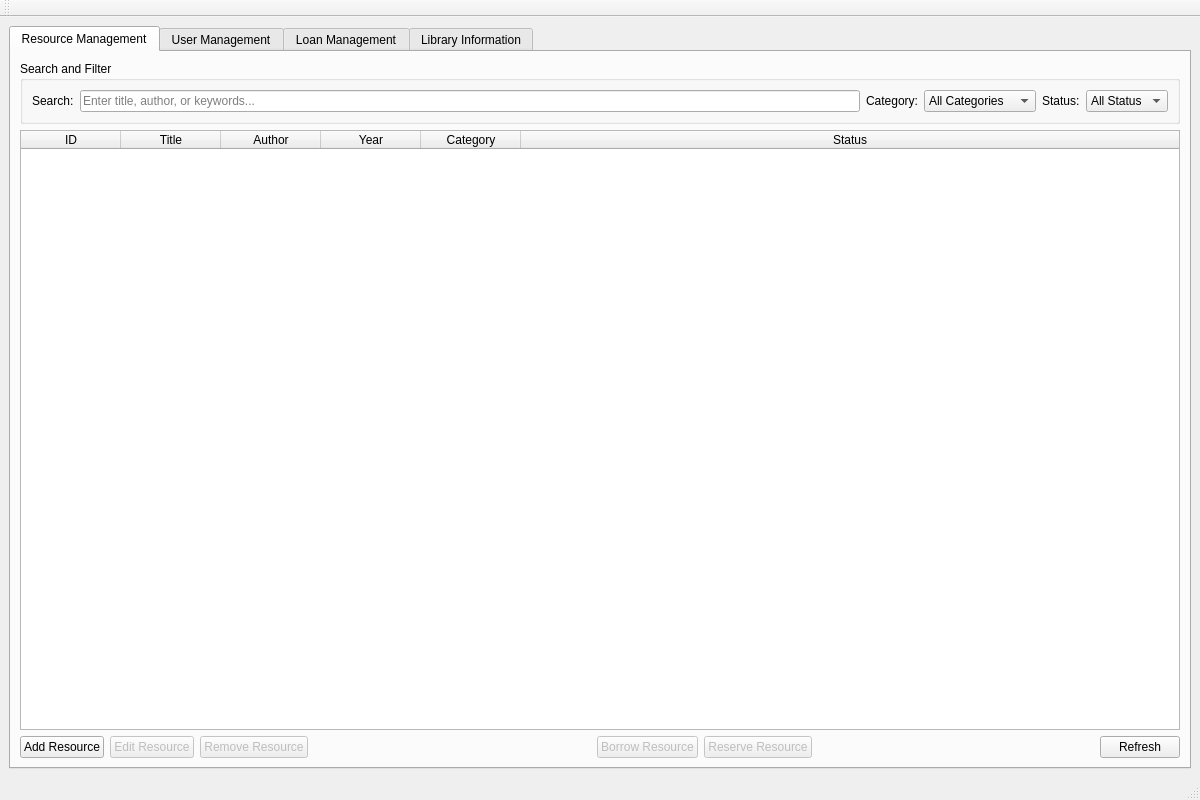
<?xml version="1.0" encoding="UTF-8"?>
<ui version="4.0">
 <class>MainWindow</class>
 <widget class="QMainWindow" name="MainWindow">
  <property name="geometry">
   <rect>
    <x>0</x>
    <y>0</y>
    <width>1200</width>
    <height>800</height>
   </rect>
  </property>
  <property name="windowTitle">
   <string>ENSIARY - Library Management System</string>
  </property>
  <property name="windowIcon">
   <iconset>
    <normaloff>:/icons/library.png</normaloff>:/icons/library.png</iconset>
  </property>
  <widget class="QWidget" name="centralwidget">
   <layout class="QVBoxLayout" name="verticalLayout">
    <item>
     <widget class="QTabWidget" name="tabWidget">
      <property name="currentIndex">
       <number>0</number>
      </property>
      <widget class="QWidget" name="resourceTab">
       <attribute name="title">
        <string>Resource Management</string>
       </attribute>
       <layout class="QVBoxLayout" name="resourceLayout">
        <item>
         <widget class="QGroupBox" name="searchGroupBox">
          <property name="title">
           <string>Search and Filter</string>
          </property>
          <layout class="QHBoxLayout" name="searchLayout">
           <item>
            <widget class="QLabel" name="searchLabel">
             <property name="text">
              <string>Search:</string>
             </property>
            </widget>
           </item>
           <item>
            <widget class="QLineEdit" name="resourceSearchEdit">
             <property name="placeholderText">
              <string>Enter title, author, or keywords...</string>
             </property>
            </widget>
           </item>
           <item>
            <widget class="QLabel" name="categoryLabel">
             <property name="text">
              <string>Category:</string>
             </property>
            </widget>
           </item>
           <item>
            <widget class="QComboBox" name="resourceCategoryFilter">
             <item>
              <property name="text">
               <string>All Categories</string>
              </property>
             </item>
             <item>
              <property name="text">
               <string>Book</string>
              </property>
             </item>
             <item>
              <property name="text">
               <string>Article</string>
              </property>
             </item>
             <item>
              <property name="text">
               <string>Thesis</string>
              </property>
             </item>
             <item>
              <property name="text">
               <string>Digital Content</string>
              </property>
             </item>
            </widget>
           </item>
           <item>
            <widget class="QLabel" name="statusLabel">
             <property name="text">
              <string>Status:</string>
             </property>
            </widget>
           </item>
           <item>
            <widget class="QComboBox" name="resourceStatusFilter">
             <item>
              <property name="text">
               <string>All Status</string>
              </property>
             </item>
             <item>
              <property name="text">
               <string>Available</string>
              </property>
             </item>
             <item>
              <property name="text">
               <string>Borrowed</string>
              </property>
             </item>
             <item>
              <property name="text">
               <string>Reserved</string>
              </property>
             </item>
            </widget>
           </item>
          </layout>
         </widget>
        </item>
        <item>
         <widget class="QTableWidget" name="resourceTable">
          <property name="alternatingRowColors">
           <bool>true</bool>
          </property>
          <property name="selectionBehavior">
           <enum>QAbstractItemView::SelectionBehavior::SelectRows</enum>
          </property>
          <attribute name="horizontalHeaderStretchLastSection">
           <bool>true</bool>
          </attribute>
          <column>
           <property name="text">
            <string>ID</string>
           </property>
          </column>
          <column>
           <property name="text">
            <string>Title</string>
           </property>
          </column>
          <column>
           <property name="text">
            <string>Author</string>
           </property>
          </column>
          <column>
           <property name="text">
            <string>Year</string>
           </property>
          </column>
          <column>
           <property name="text">
            <string>Category</string>
           </property>
          </column>
          <column>
           <property name="text">
            <string>Status</string>
           </property>
          </column>
         </widget>
        </item>
        <item>
         <layout class="QHBoxLayout" name="resourceButtonLayout">
          <item>
           <widget class="QPushButton" name="addResourceBtn">
            <property name="text">
             <string>Add Resource</string>
            </property>
           </widget>
          </item>
          <item>
           <widget class="QPushButton" name="editResourceBtn">
            <property name="enabled">
             <bool>false</bool>
            </property>
            <property name="text">
             <string>Edit Resource</string>
            </property>
           </widget>
          </item>
          <item>
           <widget class="QPushButton" name="removeResourceBtn">
            <property name="enabled">
             <bool>false</bool>
            </property>
            <property name="text">
             <string>Remove Resource</string>
            </property>
           </widget>
          </item>
          <item>
           <spacer name="horizontalSpacer">
            <property name="orientation">
             <enum>Qt::Orientation::Horizontal</enum>
            </property>
            <property name="sizeHint" stdset="0">
             <size>
              <width>40</width>
              <height>20</height>
             </size>
            </property>
           </spacer>
          </item>
          <item>
           <widget class="QPushButton" name="borrowResourceBtn">
            <property name="enabled">
             <bool>false</bool>
            </property>
            <property name="text">
             <string>Borrow Resource</string>
            </property>
           </widget>
          </item>
          <item>
           <widget class="QPushButton" name="reserveResourceBtn">
            <property name="enabled">
             <bool>false</bool>
            </property>
            <property name="text">
             <string>Reserve Resource</string>
            </property>
           </widget>
          </item>
          <item>
           <spacer name="horizontalSpacer_2">
            <property name="orientation">
             <enum>Qt::Orientation::Horizontal</enum>
            </property>
            <property name="sizeHint" stdset="0">
             <size>
              <width>40</width>
              <height>20</height>
             </size>
            </property>
           </spacer>
          </item>
          <item>
           <widget class="QPushButton" name="refreshResourcesBtn">
            <property name="text">
             <string>Refresh</string>
            </property>
           </widget>
          </item>
         </layout>
        </item>
       </layout>
      </widget>
      <widget class="QWidget" name="userTab">
       <attribute name="title">
        <string>User Management</string>
       </attribute>
       <layout class="QVBoxLayout" name="userLayout">
        <item>
         <widget class="QGroupBox" name="userSearchGroupBox">
          <property name="title">
           <string>Search and Filter</string>
          </property>
          <layout class="QHBoxLayout" name="userSearchLayout">
           <item>
            <widget class="QLabel" name="userSearchLabel">
             <property name="text">
              <string>Search:</string>
             </property>
            </widget>
           </item>
           <item>
            <widget class="QLineEdit" name="userSearchEdit">
             <property name="placeholderText">
              <string>Enter name, email, or user ID...</string>
             </property>
            </widget>
           </item>
           <item>
            <widget class="QLabel" name="userTypeLabel">
             <property name="text">
              <string>Type:</string>
             </property>
            </widget>
           </item>
           <item>
            <widget class="QComboBox" name="userTypeFilter">
             <item>
              <property name="text">
               <string>All Types</string>
              </property>
             </item>
             <item>
              <property name="text">
               <string>Student</string>
              </property>
             </item>
             <item>
              <property name="text">
               <string>Faculty</string>
              </property>
             </item>
             <item>
              <property name="text">
               <string>Staff</string>
              </property>
             </item>
             <item>
              <property name="text">
               <string>Public</string>
              </property>
             </item>
            </widget>
           </item>
           <item>
            <widget class="QLabel" name="userStatusLabel">
             <property name="text">
              <string>Status:</string>
             </property>
            </widget>
           </item>
           <item>
            <widget class="QComboBox" name="userStatusFilter">
             <item>
              <property name="text">
               <string>All Status</string>
              </property>
             </item>
             <item>
              <property name="text">
               <string>Active</string>
              </property>
             </item>
             <item>
              <property name="text">
               <string>Inactive</string>
              </property>
             </item>
             <item>
              <property name="text">
               <string>Suspended</string>
              </property>
             </item>
            </widget>
           </item>
          </layout>
         </widget>
        </item>
        <item>
         <widget class="QTableWidget" name="userTable">
          <property name="alternatingRowColors">
           <bool>true</bool>
          </property>
          <property name="selectionBehavior">
           <enum>QAbstractItemView::SelectionBehavior::SelectRows</enum>
          </property>
          <attribute name="horizontalHeaderStretchLastSection">
           <bool>true</bool>
          </attribute>
          <column>
           <property name="text">
            <string>ID</string>
           </property>
          </column>
          <column>
           <property name="text">
            <string>Name</string>
           </property>
          </column>
          <column>
           <property name="text">
            <string>Email</string>
           </property>
          </column>
          <column>
           <property name="text">
            <string>Type</string>
           </property>
          </column>
          <column>
           <property name="text">
            <string>Status</string>
           </property>
          </column>
         </widget>
        </item>
        <item>
         <layout class="QHBoxLayout" name="userButtonLayout">
          <item>
           <widget class="QPushButton" name="addUserBtn">
            <property name="text">
             <string>Add User</string>
            </property>
           </widget>
          </item>
          <item>
           <widget class="QPushButton" name="editUserBtn">
            <property name="enabled">
             <bool>false</bool>
            </property>
            <property name="text">
             <string>Edit User</string>
            </property>
           </widget>
          </item>
          <item>
           <widget class="QPushButton" name="removeUserBtn">
            <property name="enabled">
             <bool>false</bool>
            </property>
            <property name="text">
             <string>Remove User</string>
            </property>
           </widget>
          </item>
          <item>
           <spacer name="horizontalSpacer_3">
            <property name="orientation">
             <enum>Qt::Orientation::Horizontal</enum>
            </property>
            <property name="sizeHint" stdset="0">
             <size>
              <width>40</width>
              <height>20</height>
             </size>
            </property>
           </spacer>
          </item>
          <item>           <widget class="QPushButton" name="viewUserLoansBtn">
            <property name="enabled">
             <bool>false</bool>
            </property>
            <property name="text">
             <string>View Loans</string>
            </property>
           </widget>
          </item>
          <item>
           <widget class="QPushButton" name="manageReservationsBtn">
            <property name="text">
             <string>Manage Reservations</string>
            </property>
            <property name="toolTip">
             <string>Open reservation management panel</string>
            </property>
           </widget>
          </item>
          <item>
           <spacer name="horizontalSpacer_4">
            <property name="orientation">
             <enum>Qt::Orientation::Horizontal</enum>
            </property>
            <property name="sizeHint" stdset="0">
             <size>
              <width>40</width>
              <height>20</height>
             </size>
            </property>
           </spacer>
          </item>
          <item>
           <widget class="QPushButton" name="refreshUsersBtn">
            <property name="text">
             <string>Refresh</string>
            </property>
           </widget>
          </item>
         </layout>
        </item>
       </layout>
      </widget>
      <widget class="QWidget" name="loanTab">
       <attribute name="title">
        <string>Loan Management</string>
       </attribute>
       <layout class="QVBoxLayout" name="loanLayout">
        <item>
         <widget class="QSplitter" name="loanSplitter">
          <property name="orientation">
           <enum>Qt::Orientation::Vertical</enum>
          </property>
          <widget class="QWidget" name="activeLoansWidget">
           <layout class="QVBoxLayout" name="activeLoansLayout">
            <item>
             <widget class="QLabel" name="activeLoansLabel">
              <property name="styleSheet">
               <string notr="true">font-size: 12px; font-weight: bold;</string>
              </property>
              <property name="text">
               <string>Active Loans</string>
              </property>
             </widget>
            </item>
            <item>
             <widget class="QTableWidget" name="activeLoanTable">
              <property name="alternatingRowColors">
               <bool>true</bool>
              </property>
              <property name="selectionBehavior">
               <enum>QAbstractItemView::SelectionBehavior::SelectRows</enum>
              </property>
              <column>
               <property name="text">
                <string>Loan ID</string>
               </property>
              </column>
              <column>
               <property name="text">
                <string>User</string>
               </property>
              </column>
              <column>
               <property name="text">
                <string>Resource</string>
               </property>
              </column>
              <column>
               <property name="text">
                <string>Borrow Date</string>
               </property>
              </column>
              <column>
               <property name="text">
                <string>Due Date</string>
               </property>
              </column>
              <column>
               <property name="text">
                <string>Status</string>
               </property>
              </column>
             </widget>
            </item>
           </layout>
          </widget>
          <widget class="QWidget" name="overdueLoansWidget">
           <layout class="QVBoxLayout" name="overdueLoansLayout">
            <item>
             <widget class="QLabel" name="overdueLoansLabel">
              <property name="styleSheet">
               <string notr="true">font-size: 12px; font-weight: bold; color: red;</string>
              </property>
              <property name="text">
               <string>Overdue Loans</string>
              </property>
             </widget>
            </item>
            <item>
             <widget class="QTableWidget" name="overdueLoanTable">
              <property name="alternatingRowColors">
               <bool>true</bool>
              </property>
              <property name="selectionBehavior">
               <enum>QAbstractItemView::SelectionBehavior::SelectRows</enum>
              </property>
              <column>
               <property name="text">
                <string>Loan ID</string>
               </property>
              </column>
              <column>
               <property name="text">
                <string>User</string>
               </property>
              </column>
              <column>
               <property name="text">
                <string>Resource</string>
               </property>
              </column>
              <column>
               <property name="text">
                <string>Due Date</string>
               </property>
              </column>
              <column>
               <property name="text">
                <string>Days Overdue</string>
               </property>
              </column>
              <column>
               <property name="text">
                <string>Status</string>
               </property>
              </column>
             </widget>
            </item>
           </layout>
          </widget>
         </widget>
        </item>
        <item>
         <layout class="QHBoxLayout" name="loanButtonLayout">
          <item>
           <widget class="QPushButton" name="returnBookBtn">
            <property name="enabled">
             <bool>false</bool>
            </property>
            <property name="text">
             <string>Return Book</string>
            </property>
           </widget>
          </item>
          <item>
           <widget class="QPushButton" name="renewLoanBtn">
            <property name="enabled">
             <bool>false</bool>
            </property>
            <property name="text">
             <string>Renew Loan</string>
            </property>
           </widget>
          </item>
          <item>
           <spacer name="horizontalSpacer_5">
            <property name="orientation">
             <enum>Qt::Orientation::Horizontal</enum>
            </property>
            <property name="sizeHint" stdset="0">
             <size>
              <width>40</width>
              <height>20</height>
             </size>
            </property>
           </spacer>
          </item>
          <item>
           <widget class="QPushButton" name="refreshLoansBtn">
            <property name="text">
             <string>Refresh</string>
            </property>
           </widget>
          </item>
         </layout>
        </item>
       </layout>
      </widget>
      <widget class="QWidget" name="infoTab">
       <attribute name="title">
        <string>Library Information</string>
       </attribute>
       <layout class="QHBoxLayout" name="infoLayout">
        <item>
         <layout class="QVBoxLayout" name="leftInfoLayout">
          <item>
           <widget class="QGroupBox" name="libraryInfoGroupBox">
            <property name="title">
             <string>Library Information</string>
            </property>
            <layout class="QVBoxLayout" name="libraryInfoLayout">
             <item>
              <widget class="QLabel" name="libraryNameLabel">
               <property name="styleSheet">
                <string notr="true">font-size: 16px; font-weight: bold;</string>
               </property>
               <property name="text">
                <string>ENSIARY Library Management System</string>
               </property>
              </widget>
             </item>
             <item>
              <widget class="QLabel" name="operatingHoursLabel">
               <property name="text">
                <string>Monday-Friday: 8:00 AM - 8:00 PM
Saturday-Sunday: 10:00 AM - 6:00 PM</string>
               </property>
              </widget>
             </item>
            </layout>
           </widget>
          </item>
          <item>
           <widget class="QGroupBox" name="eventsGroupBox">
            <property name="title">
             <string>Upcoming Events</string>
            </property>
            <layout class="QVBoxLayout" name="eventsLayout">
             <item>
              <widget class="QListWidget" name="upcomingEventsList"/>
             </item>
             <item>
              <layout class="QHBoxLayout" name="eventButtonLayout">
               <item>
                <widget class="QPushButton" name="addEventBtn">
                 <property name="text">
                  <string>Add Event</string>
                 </property>
                </widget>
               </item>
               <item>
                <widget class="QPushButton" name="removeEventBtn">
                 <property name="text">
                  <string>Remove Event</string>
                 </property>
                </widget>
               </item>
               <item>
                <spacer name="horizontalSpacer_7">
                 <property name="orientation">
                  <enum>Qt::Orientation::Horizontal</enum>
                 </property>
                 <property name="sizeHint" stdset="0">
                  <size>
                   <width>40</width>
                   <height>20</height>
                  </size>
                 </property>
                </spacer>
               </item>
              </layout>
             </item>
            </layout>
           </widget>
          </item>
         </layout>
        </item>
        <item>
         <layout class="QVBoxLayout" name="rightInfoLayout">
          <item>
           <widget class="QGroupBox" name="statisticsGroupBox">
            <property name="title">
             <string>Library Statistics</string>
            </property>
            <layout class="QVBoxLayout" name="statisticsLayout">
             <item>
              <widget class="QTextEdit" name="statisticsText">
               <property name="readOnly">
                <bool>true</bool>
               </property>
               <property name="html">
                <string>&lt;!DOCTYPE HTML PUBLIC &quot;-//W3C//DTD HTML 4.0//EN&quot; &quot;http://www.w3.org/TR/REC-html40/strict.dtd&quot;&gt;
&lt;html&gt;&lt;head&gt;&lt;meta name=&quot;qrichtext&quot; content=&quot;1&quot; /&gt;&lt;meta charset=&quot;utf-8&quot; /&gt;&lt;style type=&quot;text/css&quot;&gt;
p, li { white-space: pre-wrap; }
hr { height: 1px; border-width: 0; }
li.unchecked::marker { content: &quot;\2610&quot;; }
li.checked::marker { content: &quot;\2612&quot;; }
&lt;/style&gt;&lt;/head&gt;&lt;body style=&quot; font-family:'Segoe UI'; font-size:9pt; font-weight:400; font-style:normal;&quot;&gt;
&lt;p style=&quot; margin-top:0px; margin-bottom:0px; margin-left:0px; margin-right:0px; -qt-block-indent:0; text-indent:0px;&quot;&gt;&lt;span style=&quot; font-family:'MS Shell Dlg 2'; font-size:8.25pt;&quot;&gt;Loading statistics...&lt;/span&gt;&lt;/p&gt;&lt;/body&gt;&lt;/html&gt;</string>
               </property>
              </widget>
             </item>
             <item>
              <widget class="QPushButton" name="refreshStatsBtn">
               <property name="text">
                <string>Refresh Statistics</string>
               </property>
              </widget>
             </item>
            </layout>
           </widget>
          </item>
         </layout>
        </item>
       </layout>
      </widget>
     </widget>
    </item>
   </layout>
  </widget>
  <widget class="QMenuBar" name="menubar">
   <property name="geometry">
    <rect>
     <x>0</x>
     <y>0</y>
     <width>1200</width>
     <height>25</height>
    </rect>
   </property>
  </widget>
  <widget class="QStatusBar" name="statusbar"/>
  <widget class="QToolBar" name="toolBar">
   <property name="windowTitle">
    <string>toolBar</string>
   </property>
   <attribute name="toolBarArea">
    <enum>TopToolBarArea</enum>
   </attribute>
   <attribute name="toolBarBreak">
    <bool>false</bool>
   </attribute>
  </widget>
 </widget>
 <resources/>
 <connections/>
</ui>
